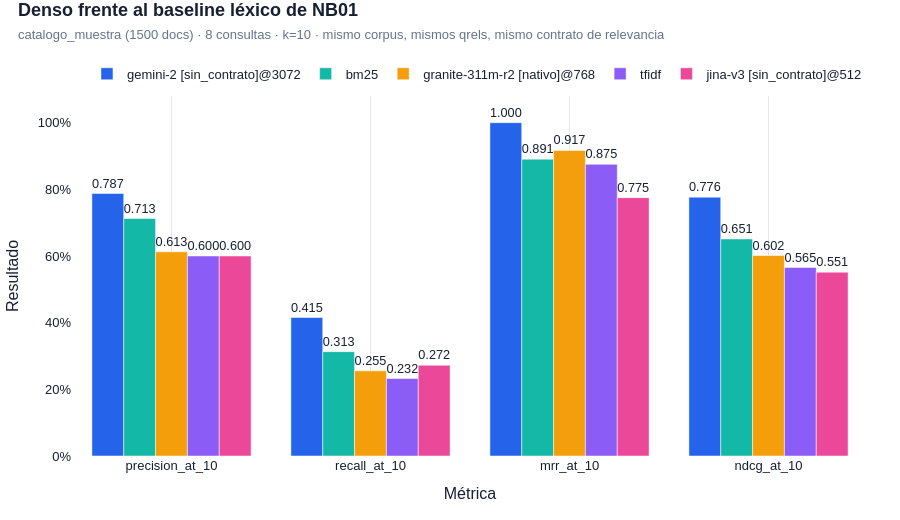

The notebook cell this image was saved under:
### Code cell
# La misma comparativa de arriba en barras agrupadas: las cuatro métricas en una
# escala 0-1 común, que es la forma en que §3.1 pide leer denso frente a léxico.
METRICAS = ["precision_at_10", "recall_at_10", "mrr_at_10", "ndcg_at_10"]


def etiqueta(fila):
    """El denso lleva su dimensión en el nombre: `granite-311m-r2@256` y `@768`
    son sistemas distintos y la leyenda tiene que poder distinguirlos."""
    if fila["familia"] == "léxico":
        return fila["sistema"]
    return f"{fila['sistema']}@{int(fila['dim'])}"


sistemas = {
    etiqueta(fila): {metrica: float(fila[metrica]) for metrica in METRICAS}
    for _, fila in comparativa.iterrows()
}

plot_metric_comparison(
    sistemas,
    title="Denso frente al baseline léxico de NB01",
    subtitle=(
        f"{CORPUS_ID} ({len(corpus_textos)} docs) · {len(query_ids)} consultas · k={TOP_K} "
        "· mismo corpus, mismos qrels, mismo contrato de relevancia"
    ),
).show()

### Figure 1 — Plotly figure (JSON) as saved in the notebook; plotly's stock layout.template omitted (floating-point values rounded to 4 significant figures)
{"data": [{"cliponaxis": false, "hovertemplate": "<b>gemini-2 [sin_contrato]@3072</b><br>%{x}: %{y:.4f}<extra></extra>", "name": "gemini-2 [sin_contrato]@3072", "text": ["0.787", "0.415", "1.000", "0.776"], "textposition": "outside", "type": "bar", "x": ["precision_at_10", "recall_at_10", "mrr_at_10", "ndcg_at_10"], "y": [0.7875, 0.4155, 1, 0.7765]}, {"cliponaxis": false, "hovertemplate": "<b>bm25</b><br>%{x}: %{y:.4f}<extra></extra>", "name": "bm25", "text": ["0.713", "0.313", "0.891", "0.651"], "textposition": "outside", "type": "bar", "x": ["precision_at_10", "recall_at_10", "mrr_at_10", "ndcg_at_10"], "y": [0.7125, 0.313, 0.8906, 0.6512]}, {"cliponaxis": false, "hovertemplate": "<b>granite-311m-r2 [nativo]@768</b><br>%{x}: %{y:.4f}<extra></extra>", "name": "granite-311m-r2 [nativo]@768", "text": ["0.613", "0.255", "0.917", "0.602"], "textposition": "outside", "type": "bar", "x": ["precision_at_10", "recall_at_10", "mrr_at_10", "ndcg_at_10"], "y": [0.6125, 0.2554, 0.9167, 0.6016]}, {"cliponaxis": false, "hovertemplate": "<b>tfidf</b><br>%{x}: %{y:.4f}<extra></extra>", "name": "tfidf", "text": ["0.600", "0.232", "0.875", "0.565"], "textposition": "outside", "type": "bar", "x": ["precision_at_10", "recall_at_10", "mrr_at_10", "ndcg_at_10"], "y": [0.6, 0.2324, 0.875, 0.5654]}, {"cliponaxis": false, "hovertemplate": "<b>jina-v3 [sin_contrato]@512</b><br>%{x}: %{y:.4f}<extra></extra>", "name": "jina-v3 [sin_contrato]@512", "text": ["0.600", "0.272", "0.775", "0.551"], "textposition": "outside", "type": "bar", "x": ["precision_at_10", "recall_at_10", "mrr_at_10", "ndcg_at_10"], "y": [0.6, 0.2724, 0.775, 0.5515]}], "layout": {"barmode": "group", "colorway": ["#2563EB", "#14B8A6", "#F59E0B", "#8B5CF6", "#EC4899", "#0EA5E9", "#84CC16", "#F97316"], "font": {"color": "#172033", "family": "Arial, sans-serif", "size": 13}, "height": 520, "hoverlabel": {"bgcolor": "white", "font": {"family": "Arial", "size": 13}}, "legend": {"orientation": "h", "x": 1, "xanchor": "right", "y": 1.02, "yanchor": "bottom"}, "margin": {"b": 64, "l": 72, "r": 32, "t": 96}, "paper_bgcolor": "#FFFFFF", "plot_bgcolor": "#FFFFFF", "title": {"text": "<b>Denso frente al baseline léxico de NB01</b><br><span style='font-size:13px;color:#64748B'>catalogo_muestra (1500 docs) · 8 consultas · k=10 · mismo corpus, mismos qrels, mismo contrato de relevancia</span>", "x": 0.02, "xanchor": "left", "y": 0.97}, "xaxis": {"automargin": true, "gridcolor": "#E2E8F0", "showgrid": true, "title": {"text": "Métrica"}, "zeroline": false}, "yaxis": {"automargin": true, "range": [0, 1.08], "showgrid": false, "tickformat": ".0%", "title": {"text": "Resultado"}, "zeroline": false}}}
